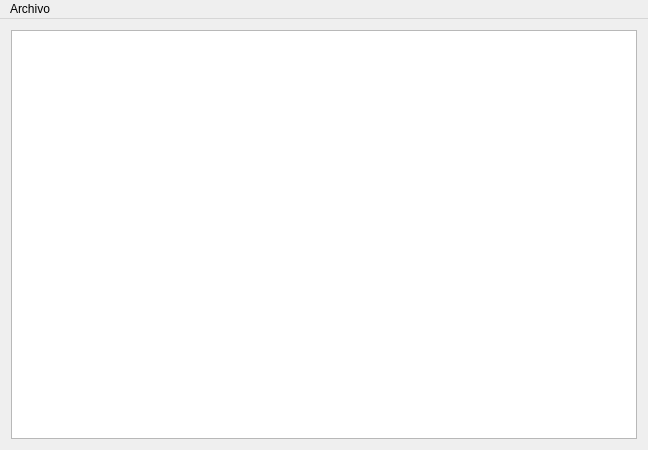
<?xml version="1.0" encoding="UTF-8"?>
<ui version="4.0">
 <class>MainWindow</class>
 <widget class="QMainWindow" name="MainWindow">
  <property name="geometry">
   <rect>
    <x>0</x>
    <y>0</y>
    <width>648</width>
    <height>450</height>
   </rect>
  </property>
  <property name="windowTitle">
   <string>MainWindow</string>
  </property>
  <widget class="QWidget" name="centralWidget">
   <layout class="QGridLayout" name="gridLayout">
    <item row="0" column="0">
     <widget class="QTableView" name="tableView"/>
    </item>
   </layout>
  </widget>
  <widget class="QMenuBar" name="menuBar">
   <property name="geometry">
    <rect>
     <x>0</x>
     <y>0</y>
     <width>648</width>
     <height>21</height>
    </rect>
   </property>
   <widget class="QMenu" name="menuArchivo">
    <property name="title">
     <string>Archivo</string>
    </property>
    <addaction name="actionNuevo"/>
    <addaction name="actionAbrir"/>
    <addaction name="actionGuardar"/>
    <addaction name="separator"/>
    <addaction name="actionQuitar_aplicaci_n"/>
   </widget>
   <addaction name="menuArchivo"/>
  </widget>
  <action name="actionAbrir">
   <property name="text">
    <string>Abrir</string>
   </property>
  </action>
  <action name="actionGuardar">
   <property name="text">
    <string>Guardar</string>
   </property>
  </action>
  <action name="actionNuevo">
   <property name="text">
    <string>Nuevo</string>
   </property>
  </action>
  <action name="actionQuitar_aplicaci_n">
   <property name="text">
    <string>Quitar aplicación</string>
   </property>
  </action>
 </widget>
 <layoutdefault spacing="6" margin="11"/>
 <resources/>
 <connections/>
</ui>
